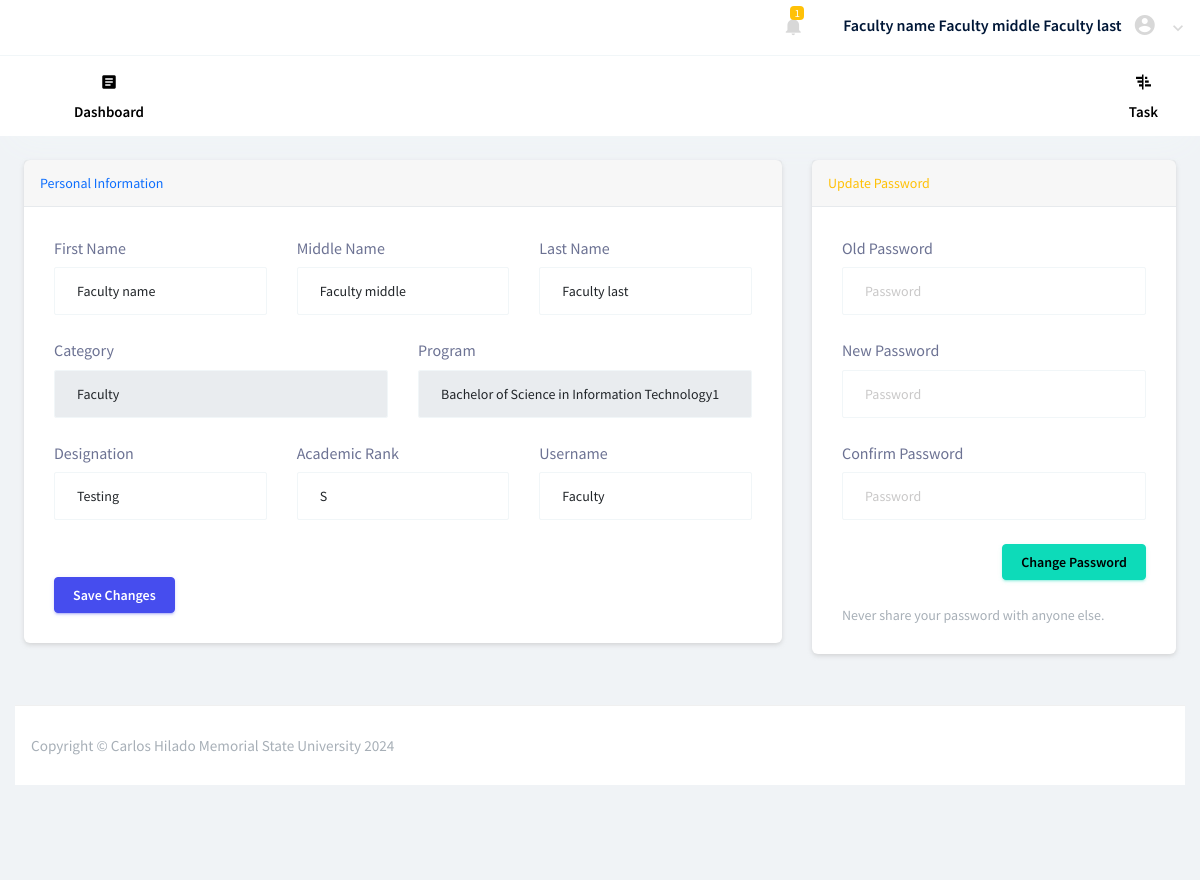
Page /index.php?page=profile (signed in) on the committed database.
### tables this page shows
CREATE TABLE IF NOT EXISTS `tbl_users` (
  `user_id` int(11) NOT NULL AUTO_INCREMENT,
  `first_name` varchar(30) NOT NULL,
  `middle_name` varchar(30) NOT NULL,
  `last_name` varchar(30) NOT NULL,
  `user_category` varchar(15) NOT NULL COMMENT 'D - dean; F - faculty ; S - staff; P - program chair; R  - registrar',
  `username` varchar(30) NOT NULL,
  `password` text NOT NULL,
  `program_id` int(11) NOT NULL,
  `designation` varchar(75) NOT NULL,
  `academic_rank` varchar(75) NOT NULL,
  `date_added` datetime NOT NULL,
  PRIMARY KEY (`user_id`)
);

CREATE TABLE IF NOT EXISTS `tbl_programs` (
  `program_id` int(11) NOT NULL AUTO_INCREMENT,
  `program_name` varchar(50) NOT NULL,
  `user_id` int(11) NOT NULL,
  `date_added` datetime NOT NULL,
  PRIMARY KEY (`program_id`)
);

### core/my_functions.php (called while the page is built, shortened)
<?php
function getUser($user_id)
{
	global $mysqli_connect;
	$fetchData = $mysqli_connect->query("SELECT * FROM `tbl_users` WHERE user_id = '$user_id'");
	if ($fetchData->num_rows > 0) {
		$row = $fetchData->fetch_array();
		return $row['first_name'] . " " . $row['middle_name'] . " " . $row['last_name'];
	} else {
		return "---";
	}
}
function program_name($id)
{
	global $mysqli_connect;
	$fetchData = $mysqli_connect->query("SELECT program_name FROM `tbl_programs` WHERE program_id='$id'");
	if ($fetchData->num_rows > 0) {
		$row = $fetchData->fetch_array();
		return $row[0];
	} else {
		return "---";
	}
}
function total_unread_notification($user_id)
{
	global $mysqli_connect;
	$fetchData = $mysqli_connect->query("SELECT count(notification_id) FROM `tbl_notifications` WHERE user_id='$user_id' AND status='1'");
	$row = $fetchData->fetch_array();
	return $row[0];
}

### pages/profile.php (the view, shortened to what this page needs)
<div class="container-fluid" id="container-wrapper">
  <?php
  $fetchData = $mysqli_connect->query("SELECT * FROM tbl_users WHERE user_id='$user_id'");
  $row = $fetchData->fetch_array();
  if ($row['user_category'] == "S") {
    $user_category = "Staff";
  } else if ($row['user_category'] == "D") {
    $user_category = "Dean";
  } else if ($row['user_category'] == "R") {
    $user_category = "Registrar";
  } else if ($row['user_category'] == "F") {
    $user_category = "Faculty";
  } else {
    $user_category = "Program Chair";
  }
  ?>
  <div class="content-wrapper">
    <div class="row">
      <div class="col-lg-8">
        <div class="card mb-4">
          <div class="card-header py-3 d-flex flex-row align-items-center justify-content-between">
            <h6 class="m-0 font-weight-bold text-primary">Personal Information</h6>
          </div>
          <div class="card-body">
            <form action="" method='POST' id='frm_manage_profile'>
              <div class="row">
                <div class="col-sm-4">
                  <div class="form-group">
                    <label for="first_name">First Name</label>
                    <input type="text" class="form-control" value="<?= $row['first_name']; ?>" id="first_name" name="first_name">
                  </div>
                </div>
                <div class="col-sm-4">
                  <div class="form-group">
                    <label for="middle_name">Middle Name</label>
                    <input type="text" class="form-control" value="<?= $row['middle_name']; ?>" id="middle_name" name="middle_name">
                  </div>
                </div>
                <div class="col-sm-4">
                  <div class="form-group">
                    <label for="last_name">Last Name</label>
                    <input type="text" class="form-control" value="<?= $row['last_name']; ?>" id="last_name" name="last_name">
                  </div>
                </div>
                <div class="col-sm-6">
                  <div class="form-group">
                    <label for="user_category">Category</label>
                    <input type="text" readonly value="<?= $user_category; ?>" id="user_category" class="form-control">
                  </div>
                </div>
                <div class="col-sm-6">
                  <div class="form-group">
                    <label for="user_category">Program</label>
                    <input type="text" readonly value="<?= program_name($row['program_id']); ?>" class="form-control">
                  </div>
                </div>
                <div class="col-sm-4">
                  <div class="form-group">
                    <label for="designation">Designation</label>
                    <input type="text" class="form-control" value="<?= $row['designation']; ?>" id="designation" name="designation">
                  </div>
                </div>
                <div class="col-sm-4">
                  <div class="form-group">
                    <label for="academic_rank">Academic Rank</label>
                    <input type="text" class="form-control" value="<?= $row['academic_rank']; ?>" id="academic_rank" name="academic_rank">
                  </div>
                </div>
                <div class="col-sm-4">
                  <div class="form-group">
                    <label for="last_name">Username</label>
                    <input type="text" class="form-control" value="<?= $row['username']; ?>" id="username" name="username">
                  </div>
                </div>
                <div class="col-sm-4" style="margin-top: 33px;">
                  <button type="submit" id="btn_profile" class="btn btn-primary"><span class="fa fa-check-circle"></span> Save Changes</button>
                </div>
              </div>
            </form>
          </div>
        </div>
      </div>
      <div class="col-lg-4">
        <div class="card mb-4">
          <div class="card-header py-3 d-flex flex-row align-items-center justify-content-between">
            <h6 class="m-0 font-weight-bold text-warning">Update Password</h6>
          </div>
          <div class="card-body">
            <form action="" method='POST' id='frm_update_password'>
              <div class="form-group">
                <label for="old_password">Old Password</label>
                <input type="password" class="form-control" id="old_password" name="old_password" required placeholder="Password">
              </div>
              <div class="form-group">
                <label for="new_password">New Password</label>
                <input type="password" class="form-control" id="new_password" name="new_password" required placeholder="Password">
              </div>
              <div class="form-group">
                <label for="confirm_password">Confirm Password</label>
                <input type="password" class="form-control" id="confirm_password" name="confirm_password" required placeholder="Password">
              </div>
              <div class="form-group" style="text-align: right;">
                <button type="submit" id="btn_password" class="btn btn-success"><span class="fa fa-key"></span> Change Password</button>
              </div>
            </form>
            <small class="form-text text-muted">Never share your password with anyone else.</small>
          </div>
        </div>
      </div>
    </div>
  </div>
</div>

### components/navbar.php (shortened to what this page needs)
<?php
  $count_notif = total_unread_notification($user_id);
?>
<div class="horizontal-menu">
  <nav class="navbar top-navbar col-lg-12 col-12 p-0">
    <div class="container-fluid">
      <div class="navbar-menu-wrapper d-flex align-items-center justify-content-between">
        <ul class="navbar-nav navbar-nav-rught">
          <li class="nav-item dropdown">
            <a class="nav-link count-indicator dropdown-toggle d-flex align-items-center justify-content-center" id="notificationDropdown" href="#" data-bs-toggle="dropdown">
              <i class="mdi mdi-bell mx-0"></i>
              <?php if ($count_notif > 0) { ?>
                <span class="count bg-warning"><?= $count_notif ?></span>
              <?php } ?>
            </a>
          </li>
          <li class="nav-item nav-profile dropdown">
            <a class="nav-link dropdown-toggle" href="#" data-bs-toggle="dropdown" id="profileDropdown">
              <span class="nav-profile-name"><?= getUser($user_id) ?></span>
              <i style="font-size: x-large;" class="mdi mdi-account-circle menu-icon"></i>
            </a>
          </li>
        </ul>
      </div>
    </div>
  </nav>
  <nav class="bottom-navbar">
    <div class="container">
      <ul class="nav page-navigation">
        <li class="nav-item <?= ($page == "" || $page == "dashboard" ? "active" : "") ?>">
          <a class="nav-link" href="./">
            <i class="mdi mdi-file-document-box menu-icon"></i>
            <span class="menu-title">Dashboard</span>
          </a>
        </li>
        <?php
        if ($_SESSION['user_category'] == "F" || $_SESSION['user_category'] == "S") {
        ?>
          <li class="nav-item <?= ($page == "tasks" ? "active" : "") ?>">
            <a href="index.php?page=list-tasks" class="nav-link">
              <i class="mdi mdi-chart-gantt menu-icon"></i>
              <span class="menu-title">Task</span>
            </a>
          </li>
        <?php } ?>
      </ul>
    </div>
  </nav>
</div>

### rows in the picture
tbl_users: getUser($user_id) "Faculty name Faculty middle Faculty last", first_name "Faculty name", middle_name "Faculty middle", last_name "Faculty last", user_category "Faculty", program.program_name "Bachelor of Science in Information Technology1", designation "Testing", academic_rank "S", username "Faculty"

### other values in the picture
$count_notif "1"
